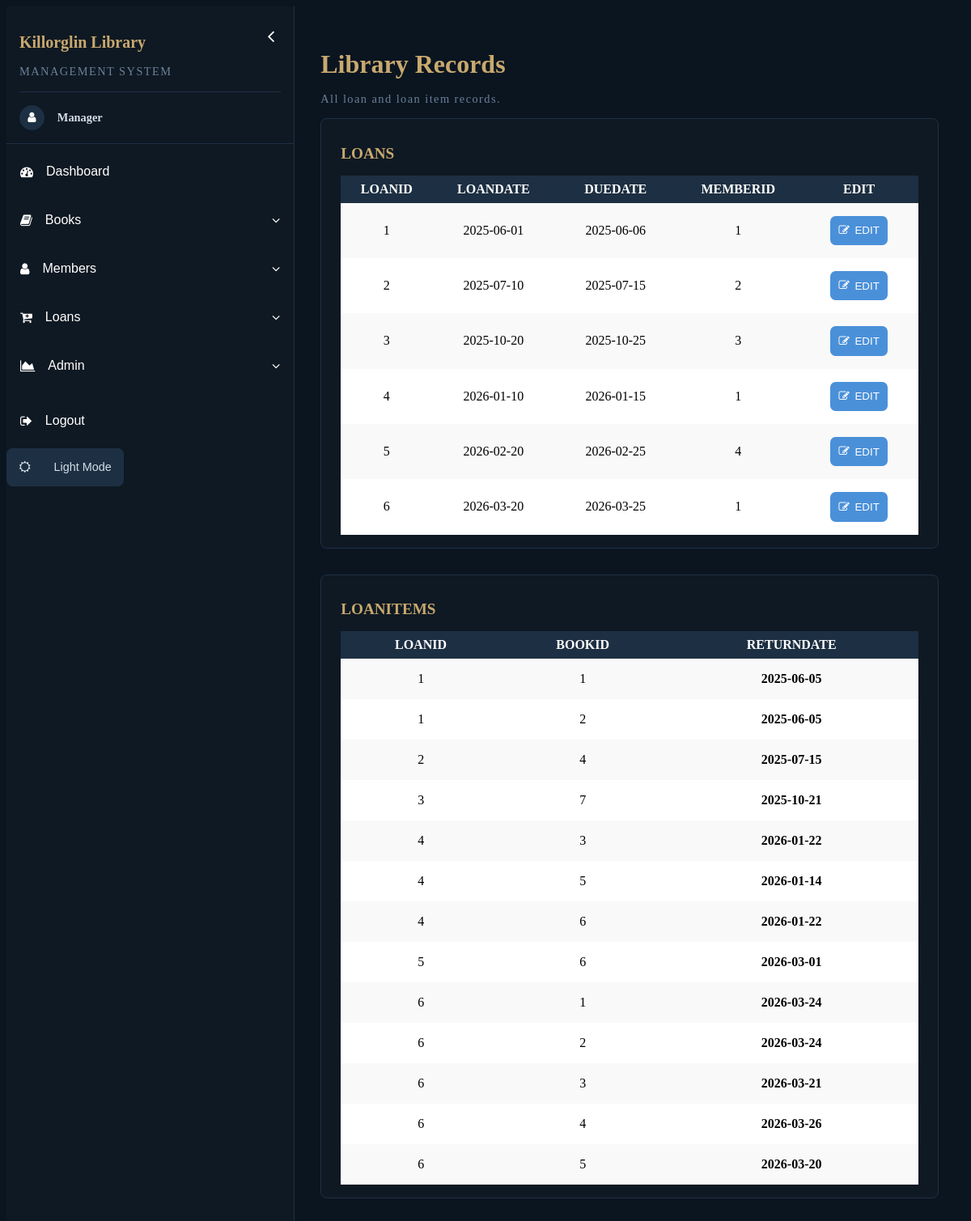
Screenshot of /records.php (signed in) with the database file from the repository.
### tables this page shows
CREATE TABLE `Loans` (
  `LoanID` tinyint(4) NOT NULL AUTO_INCREMENT,
  `LoanDate` date NOT NULL,
  `DueDate` date NOT NULL,
  `MemberID` tinyint(3) NOT NULL,
  PRIMARY KEY (`LoanID`),
  KEY `fk_loans_members` (`MemberID`),
  CONSTRAINT `fk_loans_members` FOREIGN KEY (`MemberID`) REFERENCES `Members` (`MemberID`)
);

CREATE TABLE `LoanItems` (
  `LoanID` tinyint(4) NOT NULL,
  `BookID` tinyint(3) NOT NULL,
  `ReturnDate` date DEFAULT NULL,
  PRIMARY KEY (`LoanID`,`BookID`),
  KEY `fk_loanitems_books` (`BookID`),
  CONSTRAINT `fk_loanitems_books` FOREIGN KEY (`BookID`) REFERENCES `Books` (`BookID`),
  CONSTRAINT `fk_loanitems_loans` FOREIGN KEY (`LoanID`) REFERENCES `Loans` (`LoanID`)
);

### config/config.php (called while the page is built, shortened)
<?php
    require_once("db.php");
    require_once("class/Loan.php");
    require_once("class/LoanItem.php");
    require_once("class/LoanRepository.php");
    require_once("class/LibraryService.php");
    $bookRepository = new BookRepository($pdo);
    $memberRepository = new MemberRepository($pdo);
    $loanRepository = new LoanRepository($pdo);
    $fineRepository = new FineRepository($pdo);
    $authRepository = new AuthenticationRepository($pdo);
    $libraryService = new LibraryService($bookRepository,$memberRepository, $loanRepository, $fineRepository, $authRepository);
?>

### class/LibraryService.php (called while the page is built, shortened)
<?php
    class LibraryService {
        private LoanRepository $loanRepo;
        public function __construct(BookRepository $bookRepo, MemberRepository $memberRepo, LoanRepository $loanRepo, FineRepository $fineRepo, AuthenticationRepository $authRepo) {
            $this->loanRepo = $loanRepo;
        }
        public function getAllLoans() : array {
            try {
                return $this->loanRepo->getAllLoans();
            } catch (Exception $e) {
                return [];
            }
        }
        public function getAllLoanItems() : array {
            try {
                return $this->loanRepo->getAllLoanItems();
            } catch (Exception $e) {
                return [];
            }
        }
    }
?>

### class/LoanRepository.php (called while the page is built, shortened)
<?php
    class LoanRepository {
        private PDO $pdo;
        public function __construct(PDO $pdo) {
            $this->pdo = $pdo;
        }
        public function getAllLoans() : array {
            try {
                $sql = "SELECT * From Loans";
                $stmt = $this->pdo->prepare($sql);
                $stmt->execute();
                $rows = $stmt->fetchAll();
                $loans = [];
                foreach($rows as $row) {
                    $loans[] = new Loan(
                        DateTime::createFromFormat("Y-m-d",$row["LoanDate"]),
                        DateTime::createFromFormat("Y-m-d", $row["DueDate"]),
                        $row["MemberID"],
                        $row["LoanID"]
                    );
                }
                return $loans;
            } catch (PDOException $e) {
                throw new Exception("Could not retrieve loans from the database.");
            }
        }
        public function getAllLoanItems() : array {
            try {
                $sql = "SELECT * From LoanItems";
                $stmt = $this->pdo->prepare($sql);
                $stmt->execute();
                $rows = $stmt->fetchAll();
                $loanItems = [];
                foreach($rows as $row) {
                    $loanItems[] = new LoanItem(
                        $row["LoanID"],
                        $row["BookID"],
                        $row["ReturnDate"] ? DateTime::createFromFormat("Y-m-d", $row["ReturnDate"]) : null
                    );
                }
                return $loanItems;
            } catch (PDOException $e) {
                throw new Exception("Could not retrieve loan items from the database.");
            }
        }
    }
?>

### class/Loan.php (called while the page is built)
<?php
    class Loan {
        private int $loanID;
        private DateTime $loanDate;
        private DateTime $dueDate;
        private int $memberID;
        public function __construct(DateTime $loanDate, DateTime $dueDate, int $memberID, int $loanID = 0) {
            $this->loanDate = $loanDate;
            $this->dueDate = $dueDate;
            $this->loanID = $loanID;
            $this->memberID = $memberID;
        }
        public function getLoanDate() : DateTime {
            return $this->loanDate;
        }
        public function getDueDate() : DateTime {
            return $this->dueDate;
        }
        public function getLoanID() : int {
            return $this->loanID;
        }
        public function getMemberID() : int {
            return $this->memberID;
        }
    }
?>

### class/LoanItem.php (called while the page is built, shortened)
<?php
    class LoanItem {
        private int $loanID;
        private int $bookID;
        private ?DateTime $returnDate;
        public function __construct(int $loanID, int $bookID, ?DateTime $returnDate = null) {
            $this->bookID = $bookID;
            $this->returnDate = $returnDate;
            $this->loanID = $loanID;
        }
        public function getBookID() : int {
            return $this->bookID;
        }
        public function getReturnDate() : ?DateTime {
            return $this->returnDate;
        }
        public function getLoanID() : int {
            return $this->loanID;
        }
    }
?>

### records.php (the view, shortened to what this page needs)
<?php
    require_once("config/config.php");
    $loans = $libraryService->getAllLoans();
    $loanItems = $libraryService->getAllLoanItems();
?>
<!DOCTYPE html>
<html lang="en">
<head>
    <link rel="stylesheet" href="https://cdnjs.cloudflare.com/ajax/libs/font-awesome/4.7.0/css/font-awesome.min.css">
    <link rel="stylesheet" href="public/css/style.css">
</head>
<body>
    <?php include_once("inc/navMenu.php"); ?>
    <main class="main">
        <h1>Library Records</h1>
        <p>All loan and loan item records.</p>
        <div class="dataContainer">
            <div class="recentsContainer">
                <h2>Loans</h2>
                <table class="viewLoansTable">
                    <tr>
                        <th>LoanID</th>
                        <th>LoanDate</th>
                        <th>DueDate</th>
                        <th>MemberID</th>
                        <th>EDIT</th>
                    </tr>
                    <?php foreach($loans as $loan) : ?>
                        <tr>
                            <td><?php echo $loan->getLoanID(); ?></td>
                            <td><?php echo $loan->getLoanDate()->format("Y-m-d"); ?></td>
                            <td><?php echo $loan->getDueDate()->format("Y-m-d"); ?></td>
                            <td><?php echo $loan->getMemberID(); ?></td>
                            <td>
                                <div class="editLoan">
                                    <button onclick='showEditLoan(this)' class='editMemberButton'><i class='fa fa-edit'></i>EDIT</button>
                                </div>
                            </td>
                        </tr>
                    <?php endforeach; ?>
                </table>
            </div>
            <div class="recentsContainer">
                <h2>LoanItems</h2>
                <table class="viewLoansTable">
                    <tr>
                        <th>LoanID</th>
                        <th>BookID</th>
                        <th>ReturnDate</th>
                    </tr>
                    <?php foreach($loanItems as $loanItem) : ?>
                        <tr>
                            <td><?php echo $loanItem->getLoanID(); ?></td>
                            <td><?php echo $loanItem->getBookID(); ?></td>
                            <td><?php echo $loanItem->getReturnDate() ? $loanItem->getReturnDate()->format("Y-m-d") : "-"; ?></td>
                        </tr>
                    <?php endforeach; ?>
                </table>
            </div>
        </div>
    </main>
</body>
</html>

### public/css/style.css (style rules this page uses)
:root { --body-bg-color: #0b1520; --text-white-color: white; --text-black-color: black; --aside-background-color: #0f1923; --aside-border-color: #1e3045; --heading-font-color: #c8a96e; --secondary-heading-color: #6b8099; --nav-elements-color: #d4dde8; --nav-elements-hover: #1d2f42; --lightGrey-border-color: lightgrey; --table-even-color: #f9f9f9; --input-box-placeholder: #3a5068; --table-bg-color: white; --table-text-color: black; --table-header-text: white; --error-msg-text: #ef4444; --error-message-bg: #2d1515; --error-msg-border: #7f1d1d; --success-msg-text:#22c55e; --success-msg-bg: #152d1e; --success-msg-border:#14532d; --edit-button: #4a90d9; --delete-button: #e74c3c; }
body { background: var(--body-bg-color); color: var(--text-white-color); display: flex; min-height: 100vh; }
.main { flex: 1; min-width: 0; padding: 2em; box-sizing: border-box; }
.main h1 { font-family: 'Playfair Display', serif; color: var(--heading-font-color); margin-bottom: 0.5em; }
.main p { font-size: 0.9rem; color: var(--secondary-heading-color); letter-spacing: 0.10em; }
.dataContainer { display: flex; flex-direction: column; gap: 2em; }
.recentsContainer, .leaderboardContainer { background-color: var(--aside-background-color); border: 1px solid var(--aside-border-color); border-radius: 0.5em; padding: 1em 1.5em; }
.recentsContainer h2, .leaderboardContainer h2 { color: var(--heading-font-color); font-size: 1.2em; text-transform: uppercase; letter-spacing: 0.10; }
.recentsContainer table { background-color: var(--nav-elements-hover); }
.recentsContainer table { color: var(--table-text-color); border-collapse: collapse; background-color: var(--table-bg-color); width: 100%; height: fit-content; height: 100%; overflow: scroll; margin-right: 2em; }
.recentsContainer th { background-color: var(--nav-elements-hover); color: var(--table-header-text); text-align: center; padding: 0.5em; text-transform: uppercase; font-size: 1em; }
.recentsContainer td { padding: 1em; border-bottom: 1px solid var(--light-border-color); text-align: center; }
.recentsContainer tr:nth-child(even) { background-color: var(--table-even-color); }
.recentsContainer td:last-child { font-weight: bold; }
.editMemberButton, .payFineButton { display: flex; align-items: center; gap: 0.5em; padding: 0.8em; background-color: var(--edit-button); color: white; border: none; border-radius: 0.5em; }
.editMemberButton i, .payFineButton i { font-size: 1em; }
.editLoan { display: flex; justify-content: center; align-items: center; }

### rows the page displays
loans: LoanID "1", format "2025-06-01", format "2025-06-06", MemberID "1"
loans: LoanID "2", format "2025-07-10", format "2025-07-15", MemberID "2"
loans: LoanID "3", format "2025-10-20", format "2025-10-25", MemberID "3"
loans: LoanID "4", format "2026-01-10", format "2026-01-15", MemberID "1"
loans: LoanID "5", format "2026-02-20", format "2026-02-25", MemberID "4"
loans: LoanID "6", format "2026-03-20", format "2026-03-25", MemberID "1"
loanitems: BookID "1"
loanitems: BookID "2"
loanitems: BookID "4"
loanitems: BookID "7"
loanitems: BookID "3"
loanitems: BookID "5"
loanitems: BookID "6"
loanitems: BookID "6"
loanitems: BookID "1"
loanitems: BookID "2"
loanitems: BookID "3"
loanitems: BookID "4"
loanitems: BookID "5"

### other values shown
$_SESSION['username'] "Manager"
$loanItem->getBookID() "1"
$loanItem->getReturnDate()->format("Y-m-d") "2025-06-05"
$loanItem->getLoanID() "1"
$loanItem->getLoanID() "2"
$loanItem->getReturnDate()->format("Y-m-d") "2025-07-15"
$loanItem->getLoanID() "3"
$loanItem->getReturnDate()->format("Y-m-d") "2025-10-21"
$loanItem->getLoanID() "4"
$loanItem->getReturnDate()->format("Y-m-d") "2026-01-22"
$loanItem->getReturnDate()->format("Y-m-d") "2026-01-14"
$loanItem->getLoanID() "5"
$loanItem->getReturnDate()->format("Y-m-d") "2026-03-01"
$loanItem->getLoanID() "6"
$loanItem->getReturnDate()->format("Y-m-d") "2026-03-24"
